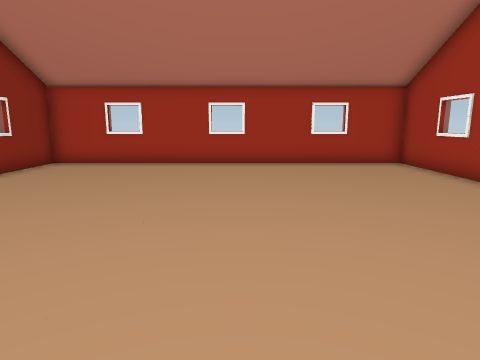
view 1 (above)

12 first-person views from a walk through a 3-D level made in the Godot game engine. The camera is 1.5 m above the floor, tilts 10° down and sees 75° across. Doors that lead somewhere are drawn open, without their leaves. The floor is counted in squares, 1 m on a side. Each view is taken from the middle of a square. On the plan, view 1 faces up. The plan holds only what a view shows up to about 15 squares ahead; the rest is blank. The place goes on beyond the plan.

view 2
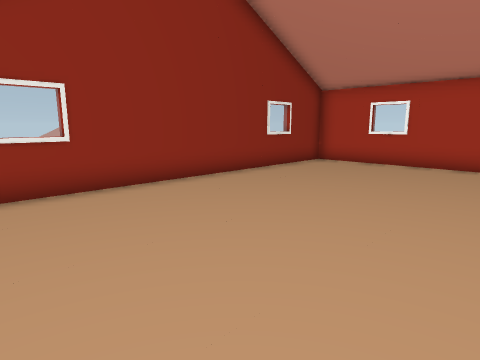

view 3
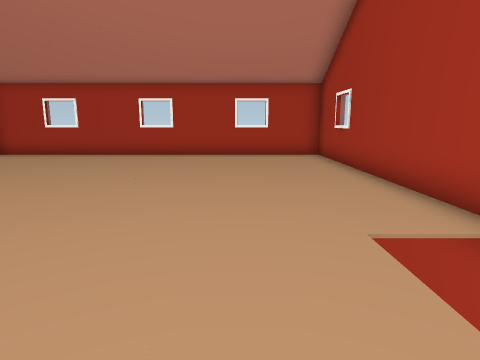

view 4
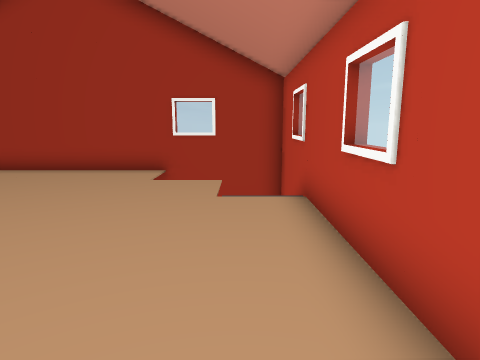

view 5
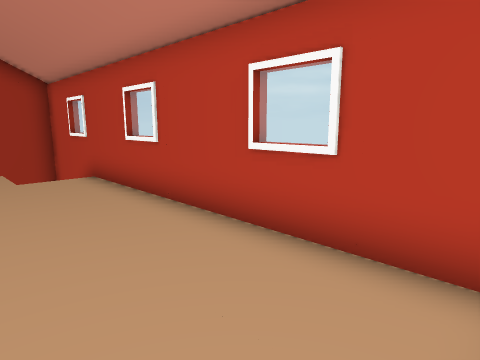

view 6
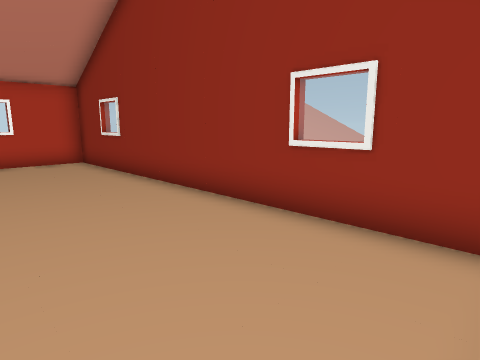

view 7
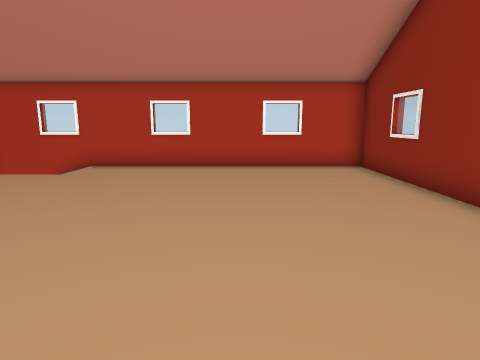

view 8
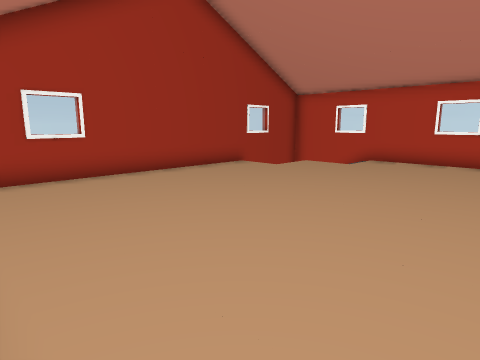

view 9
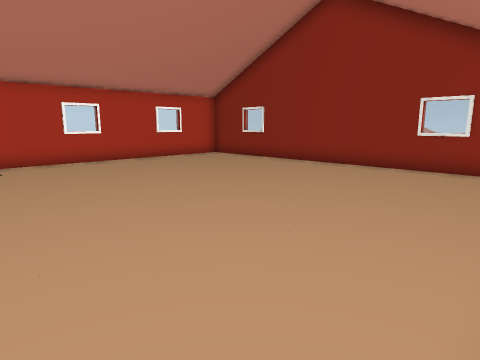

view 10
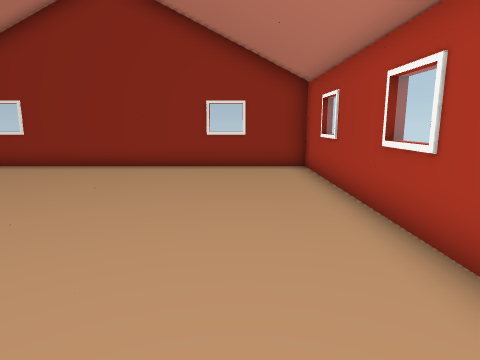

view 11
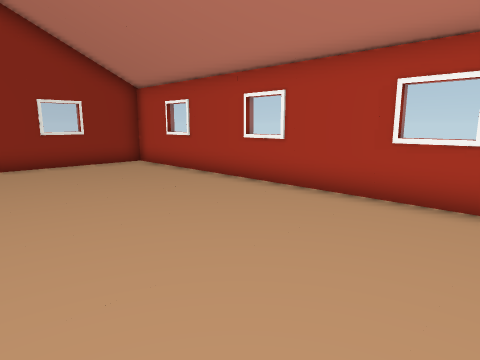

view 12
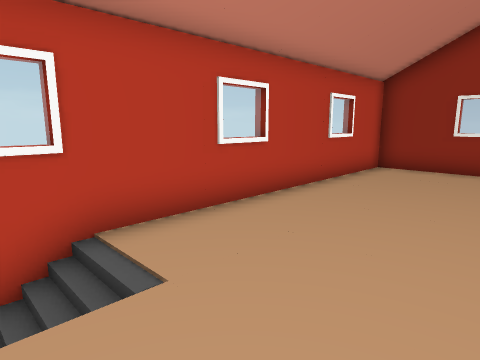

### Floor plan
Key: @ floor where view 1 was taken; # wall or solid block; . floor; / step, stairs or slope; D open door; ^ raised ledge; v drop or lower ground.
Columns run from 10 left of view 1 to 7 right of it. Each row starts with its distance up from view 1.
 13    ##v ##DD##vv##
 12   #......DD......#
 11   #..............#
 10   v..............v
  9   v..............v
  8 ^^#..............#
  7 ^ #..............#
  6   DD.............#
  5   DD.............#
  4   #..............#
  3   #..............#
  2   v............ /
  1   v............ /#
  0   #.......@../   #
 -1   #........../// #
 -2    ##vv##vv##v###

Positions as (right, up) in squares from view 1, and headings:
1: (0, 0), facing up
2: (0, 0), facing up-left
3: (3, -1), facing up
4: (-4, 0), facing right
5: (-7, 2), facing down-right
6: (-3, 12), facing down-left
7: (-3, 10), facing down
8: (-3, 12), facing down-right
9: (4, 12), facing down-left
10: (4, 10), facing left
11: (5, 6), facing up-left
12: (4, 3), facing down-left
